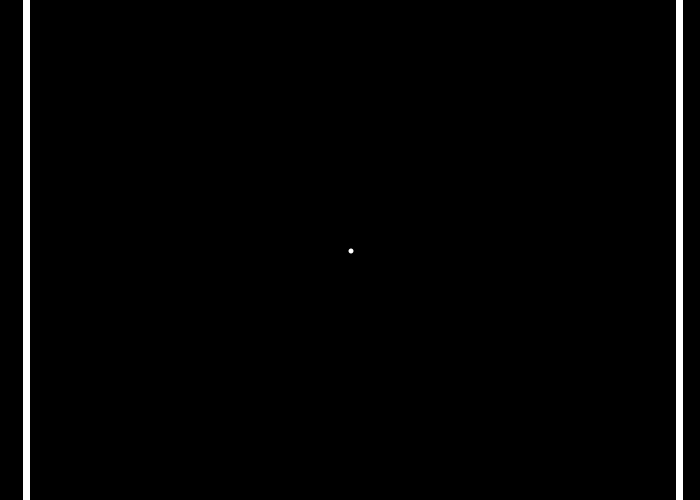
Frame 1 (no input)
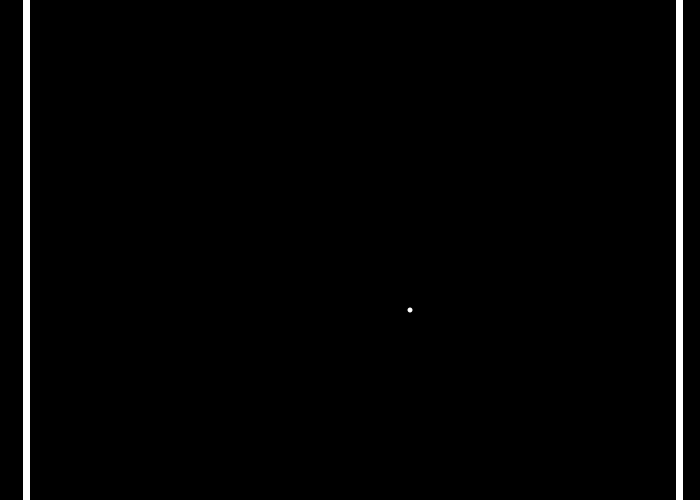
Frame 60 (the mouse pressed at the canvas centre just before this capture)
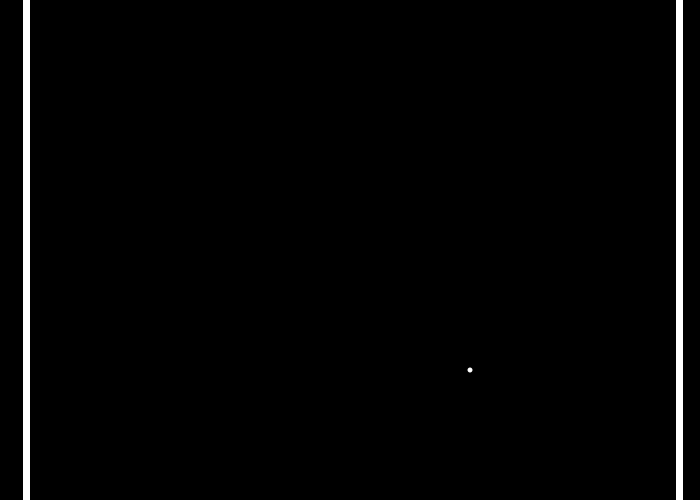
Frame 120 (the mouse held since frame 60 and released just before this capture)

The Processing sketch that drew these frames (run headless with seeded random() and noise(); from frame 60 on, the mouse is pressed at the canvas centre):

// Processing sketch: PaddlesBounceTest
// ── PaddlesBounceTest.pde
//Global Variables
float ballStartPositionX; // displayWidth
float ballStartPositionY; // displayHeight
float ballSize ; // displayWidth
int ballMoveX; //Declare
int ballMoveY; //Declare
int speedX = 1; // Follows rules of physics
int speedY = 1; // Follows rules of physics
int lightMode1; // Populated with a Button
int lightMode2; //Populated with a Button
float paddleStartY; 
float paddleMoveYleft;
float paddleMoveYright;
float paddleWidth;
float paddleHeight;
float paddleMoveXleft;
float paddleMoveXright;
Boolean paddleRightUp = false;
Boolean paddleRightDown = false;
Boolean paddleLeftUp = false;
Boolean paddleLeftDown = false;

void setup() {
  size (700, 500); // fullScreen(); Cannot Teach with fullScreen()
  ballStartPositionX = width*1/2; // displayWidth
  ballStartPositionY = height*1/2; // displayHeight
  ballSize = width*1/128; // displayWidth
  ballMoveX = int (ballStartPositionX); //Populate, Example of Casting
  ballMoveY = int (ballStartPositionY); //Populate, Example of Casting
  lightMode1 = 255; // Black, Should be a Button to toggle between 0 & 255
  lightMode2 = 0; // White, Should be a button
  paddleStartY = 0;
  paddleMoveYleft = paddleStartY; 
  paddleMoveYright = paddleStartY;
  paddleWidth = width*1/100;
  paddleHeight = height;
  paddleMoveXleft = 0+width*1/30;
  paddleMoveXright = 0+width*29/30;

  // Create a Ball, start position 
  ellipse (ballStartPositionX, ballStartPositionY, ballSize, ballSize);
}

void draw () {
  // Arithmetic  First, then visual data

  // Move the Ball
  noStroke();
  fill(lightMode2);
  rect(0, 0, width, height); // Background
  fill(0);
  stroke(1);

  //println ("X Start:", ballStartPositionX, "Y Start:", ballStartPositionY);
  println ("Ball X:", ballMoveX, "Y Move:", ballMoveY);
  println ("Paddle:", paddleMoveYleft, paddleMoveYleft+paddleHeight);
  if (  ballMoveX <= 0+ballSize/2 || ballMoveX >= width-ballSize/2 ) {
    speedX = speedX * -1;
  }
  if ( ballMoveY <= 0+ballSize/2 || ballMoveY >= height-ballSize/2 ) {
    speedY = speedY * -1;
  }
  ballMoveX += speedX; // Progression of ballMoveX=ballMoveX+1 to ballMoveX=+1 to ... 
  ballMoveY += speedY; //What is the difference in these lines
  //Order is important here
  //Right Paddle
  if (paddleRightUp == true ) {
    paddleMoveYright -= 1;
  }
  if (paddleRightDown == true) {
    paddleMoveYright += 1;
  }
  if (paddleMoveYright <= 0 ) {
    paddleMoveYright = 0;
  }
  if (paddleMoveYright >= height-paddleHeight ) {
    paddleMoveYright = height-paddleHeight;
  }
  //Left Paddle
  if (paddleLeftUp == true ) {
    paddleMoveYleft -= 1;
  }
  if (paddleLeftDown == true) {
    paddleMoveYleft += 1;
  }
  if (paddleMoveYleft <= 0 ) {
    paddleMoveYleft = 0;
  }
  if (paddleMoveYleft >= height-paddleHeight ) {
    paddleMoveYleft = height-paddleHeight;
  }

  // Bounce off Paddles, order of arithemtic important
  if (ballMoveX <= paddleMoveXleft+paddleWidth+ballSize/2 || ballMoveX >= paddleMoveXright-ballSize/2) { // Bounce or Goal
    speedX = speedX * -1;
  }

  // Movedwsww Position
  noStroke();
  fill(lightMode1); 
  ellipse (ballMoveX, ballMoveY, ballSize, ballSize);
  rect(paddleMoveXleft, paddleMoveYleft, paddleWidth, paddleHeight); // Paddle #1
  rect(paddleMoveXright, paddleMoveYright, paddleWidth, paddleHeight); // Paddle #2
  //Image retains shawdows and ball doesn't bounce
  fill(0);
  stroke(1);
} 

void keyPressed () {
  if (key == CODED && keyCode == UP) {
    paddleRightUp = true; //Codes continuous action
    paddleRightDown = false; //Only one action at a time
  }
  if (key == CODED && keyCode == DOWN) {
    paddleRightDown = true; //Codes continuous action
    paddleRightUp = false;
  }
  if (key == CODED && key == 'W' || key == 'w') {
    paddleLeftUp = true; //Codes continuous action
    paddleLeftDown = false;
  }
  if (key == CODED && key == 'S' || key == 's') {
    paddleLeftDown = true; //Codes continuous action
    paddleLeftUp = false;
  }
}
